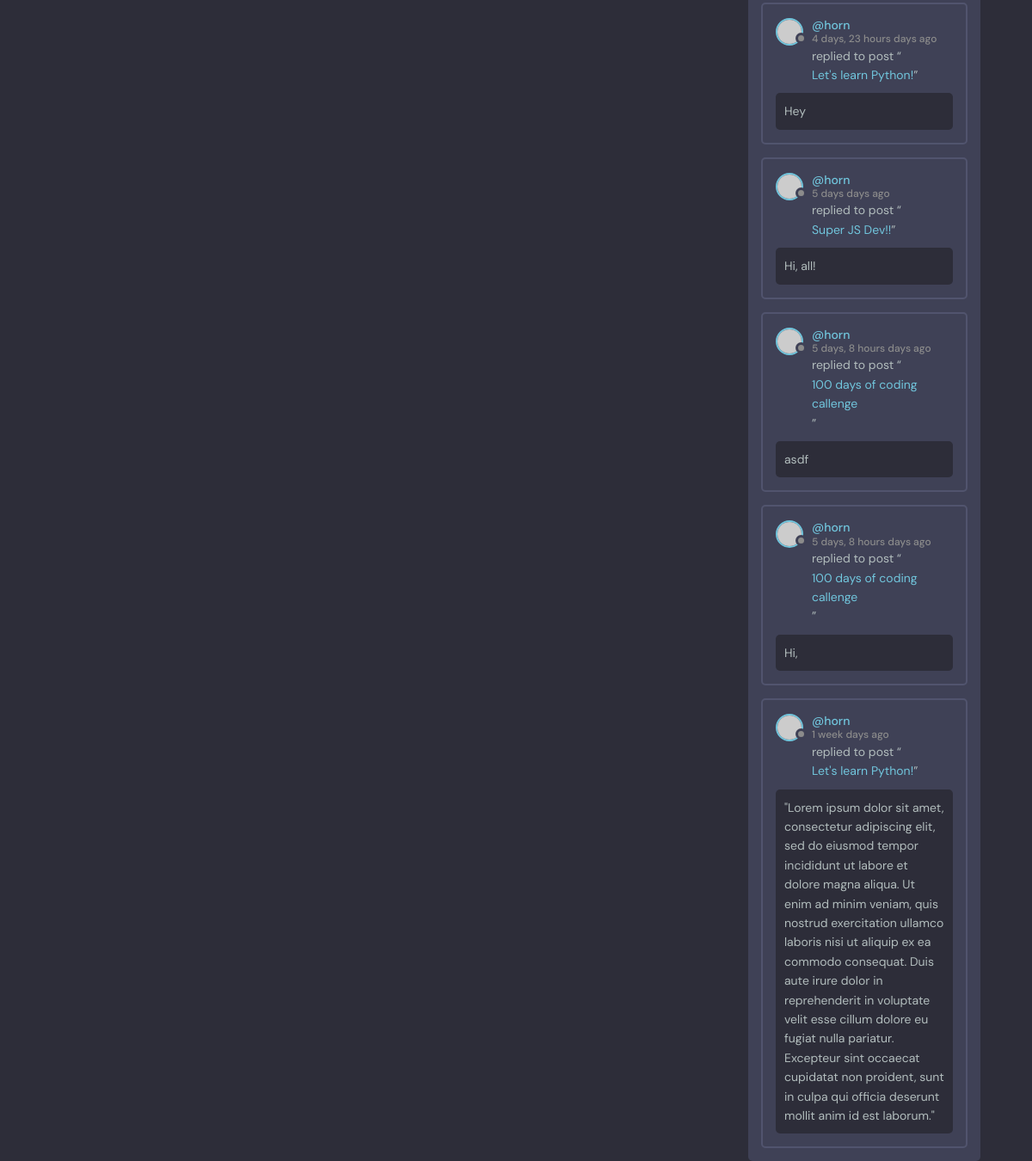
Before: /profile/1/ (lower part) with the older database file.
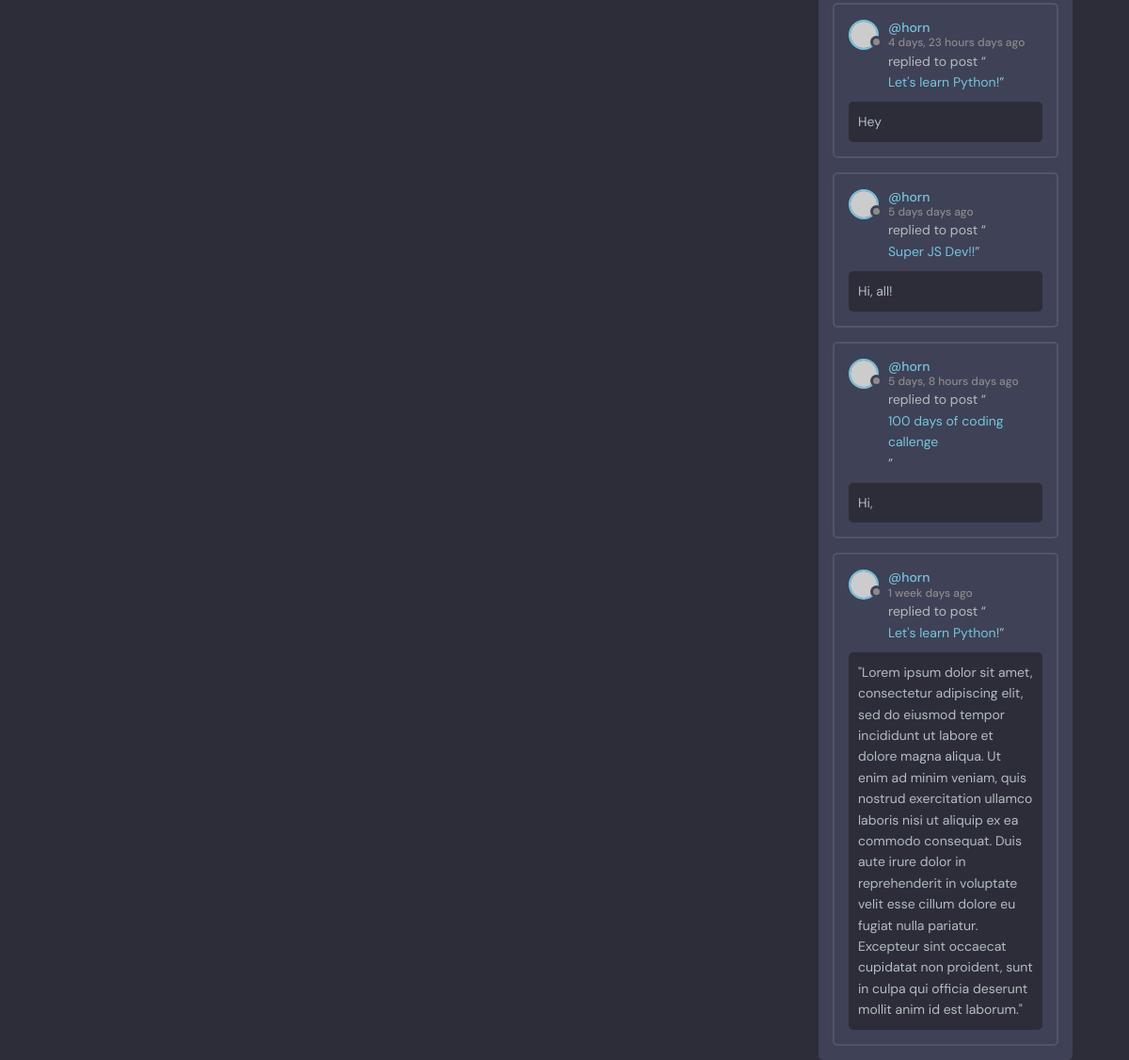
After: the same page with the newer database file.
### base/models.py (models this page shows, shortened)
class Message(models.Model):
    user = models.ForeignKey(User, on_delete=models.CASCADE)
    room = models.ForeignKey(Room, on_delete=models.CASCADE)
    body = models.TextField()
    updated = models.DateTimeField(auto_now=True)
    created = models.DateTimeField(auto_now_add=True)
    class Meta:
        ordering = ['-updated', '-created']

class Room(models.Model):
    host = models.ForeignKey(User, on_delete=models.SET_NULL, null=True)
    topic = models.ForeignKey(Topic, on_delete=models.SET_NULL, null=True)
    name = models.CharField(max_length=200)
    description = models.TextField(null=True, blank=True)
    participants = models.ManyToManyField(
        User, related_name='participants', blank=True)
    updated = models.DateTimeField(auto_now=True)
    created = models.DateTimeField(auto_now_add=True)
    class Meta:
        ordering = ['-updated', '-created']
    def __str__(self):
        return self.name

### base/views.py (the view)
# urls.py: path('profile/<str:pk>/', views.userProfile, name='user-profile'),
def userProfile(request, pk):
    user = User.objects.get(id=pk)
    rooms = user.room_set.all()
    room_messages = user.message_set.all()
    topics = Topic.objects.all()
    context = {'user': user, 'rooms': rooms, 'room_messages': room_messages, 'topics': topics}
    return render(request, 'base/profile.html', context)

### base/templates/base/profile.html (shortened to what this page needs)
{% extends 'main.html' %}
{% block content %}
  <main class="profile-page layout layout--3">
    <div class="container">
      {% include 'base/activity_component.html' %}
    </div>
  </main>
  {% endblock content %}

### base/templates/base/activity_component.html (shortened to what this page needs)
<div class="activities">
    {% for message in room_messages %}
    <div class="activities__box">
      <div class="activities__boxHeader roomListRoom__header">
        <a href="{% url 'user-profile' message.user.id %}" class="roomListRoom__author">
          <div class="avatar avatar--small">
            <img src="https://randomuser.me/api/portraits/women/11.jpg" />
          </div>
          <p>
            @{{message.user}}
            <span>{{message.created|timesince}} days ago</span>
          </p>
        </a>
      </div>
      <div class="activities__boxContent">
        <p>replied to post “<a href="{% url 'room' message.room.id %}">{{message.room}}</a>”</p>
        <div class="activities__boxRoomContent">
          {{message.body}}
        </div>
      </div>
    </div>
    {% endfor %}
  </div>

Changed rows visible on the page:
removed Message: user "horn", created "5 days, 8 hours", room "100 days of coding callenge", body "asdf"
